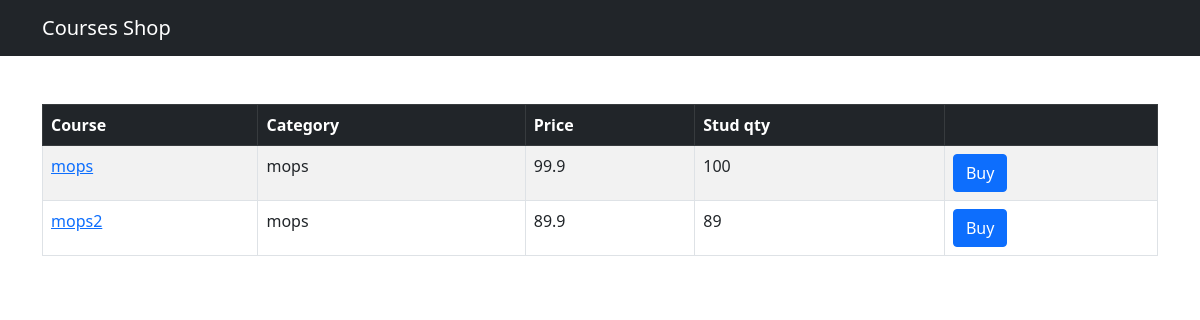
Page /shop/ on the earlier database version.
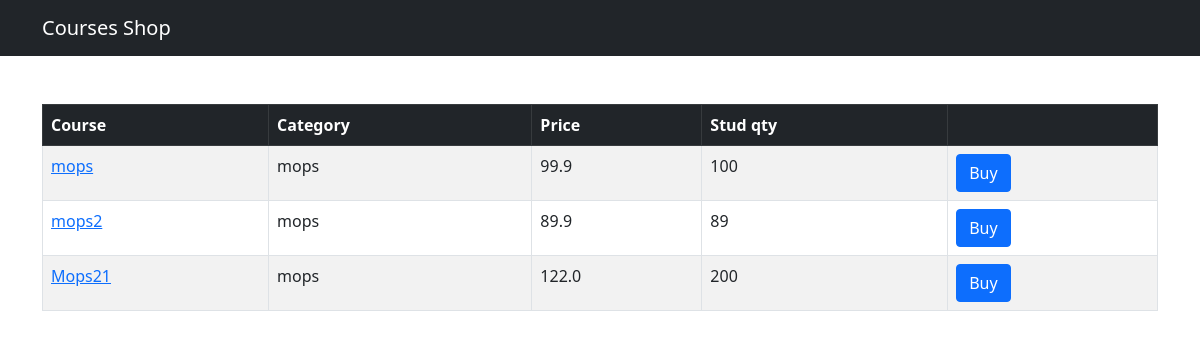
Same page on the later database version.
### shop/models.py (models this page shows, shortened)
class Course(models.Model):
    title = models.CharField(max_length=255)
    price = models.FloatField()
    students_qty = models.IntegerField()
    reviews_qty = models.IntegerField()
    category = models.ForeignKey(Category, on_delete=models.CASCADE) #связываем категорию с курсом при удалении последней будет удален и курс
    created_at = models.DateField(default=timezone.now)

class Category(models.Model):
    title = models.CharField(max_length=255)
    created_at = models.DateField(default=timezone.now)
    def __str__(self):
        return self.title

### shop/views.py (the view)
# urls.py: path('', views.index, name='index'),
def index(req):
    courses = models.Course.objects.all()
    return render(req, "shop/courses.html", {'courses': courses})

### templates/shop/courses.html (shortened to what this page needs)
{% extends "base.html" %}
{% block content%}
<table class = "table mt-5 table-bordered table-striped table-hover">
    <thead class ="table-dark" >
        <tr>
            <th>Course</th>
            <th>Category</th>
            <th>Price</th>
            <th>Stud qty</th>
            <th></th>
        </tr>
    </thead>
    <tbody>
        {% for course in courses%}
        <tr>
            <td>
                <a href ={% url "shop:single_course" course.pk %}>
                {{course.title}}
                </a>
            </td>
            <td>{{course.category}}</td>
            <td>{{course.price}}</td>
            <td>{{course.students_qty}}</td>
            <td><button class ="btn btn-primary" >Buy</button></td>
        </tr>
        {%endfor%}
    </tbody>
</table>
{% endblock  %}

### templates/base.html (shortened to what this page needs)
<!DOCTYPE html>
<html lang="en">
<head>
	<link href="https://cdn.jsdelivr.net/npm/bootstrap@5.0.2/dist/css/bootstrap.min.css" rel="stylesheet"></head>
</head>
<body>
    <nav class="navbar navbar-dark bg-dark">
        <div class="container">
            <a href={% url "shop:index" %} class="navbar-brand">
                Courses Shop
            </a>
        </div>
    </nav>
    <main class ="container">
        {%block content %}
        {% endblock %}
    </main>
</body>
</html>

Differences in the rows shown:
added Course: title "Mops21", category "mops", price "122.0", students_qty "200"
